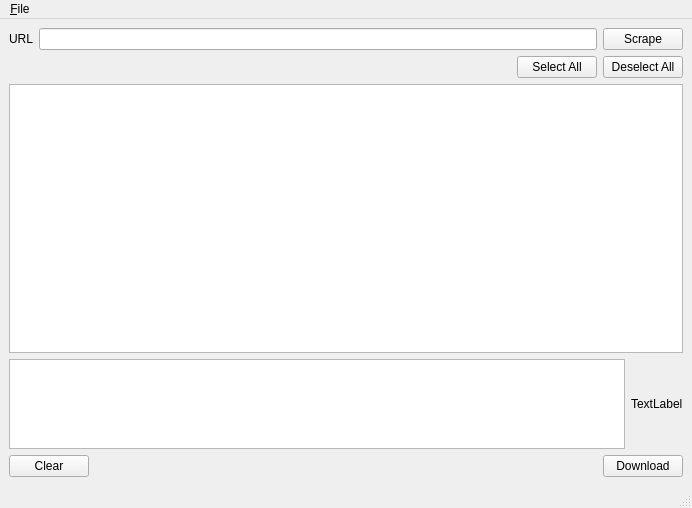
<?xml version="1.0" encoding="UTF-8"?>
<ui version="4.0">
 <class>TomfooleryWindow</class>
 <widget class="QMainWindow" name="TomfooleryWindow">
  <property name="geometry">
   <rect>
    <x>0</x>
    <y>0</y>
    <width>692</width>
    <height>508</height>
   </rect>
  </property>
  <property name="windowTitle">
   <string>Tomfoolery</string>
  </property>
  <property name="styleSheet">
   <string notr="true"/>
  </property>
  <widget class="QWidget" name="centralwidget">
   <layout class="QGridLayout" name="gridLayout">
    <item row="0" column="0">
     <layout class="QVBoxLayout" name="verticalLayout_2" stretch="0,0,3,1,0">
      <item>
       <layout class="QHBoxLayout" name="horizontalLayout">
        <item>
         <widget class="QLabel" name="urlLabel">
          <property name="text">
           <string>URL</string>
          </property>
         </widget>
        </item>
        <item>
         <widget class="QLineEdit" name="lineEditURL"/>
        </item>
        <item>
         <widget class="QPushButton" name="scrapeButton">
          <property name="text">
           <string>Scrape</string>
          </property>
         </widget>
        </item>
       </layout>
      </item>
      <item>
       <layout class="QHBoxLayout" name="horizontalLayout_5">
        <item>
         <spacer name="horizontalSpacer_2">
          <property name="orientation">
           <enum>Qt::Horizontal</enum>
          </property>
          <property name="sizeHint" stdset="0">
           <size>
            <width>40</width>
            <height>20</height>
           </size>
          </property>
         </spacer>
        </item>
        <item>
         <widget class="QPushButton" name="pushButtonSelectAll">
          <property name="text">
           <string>Select All</string>
          </property>
         </widget>
        </item>
        <item>
         <widget class="QPushButton" name="pushButtonDeselectAll">
          <property name="text">
           <string>Deselect All</string>
          </property>
         </widget>
        </item>
       </layout>
      </item>
      <item>
       <widget class="QTableWidget" name="tableWidget">
        <property name="sizeAdjustPolicy">
         <enum>QAbstractScrollArea::AdjustIgnored</enum>
        </property>
       </widget>
      </item>
      <item>
       <layout class="QHBoxLayout" name="horizontalLayout_3" stretch="0,0">
        <property name="sizeConstraint">
         <enum>QLayout::SetDefaultConstraint</enum>
        </property>
        <item>
         <widget class="QTextEdit" name="textEdit">
          <property name="readOnly">
           <bool>true</bool>
          </property>
         </widget>
        </item>
        <item>
         <widget class="QLabel" name="label">
          <property name="text">
           <string>TextLabel</string>
          </property>
         </widget>
        </item>
       </layout>
      </item>
      <item>
       <layout class="QHBoxLayout" name="horizontalLayout_2">
        <item>
         <widget class="QPushButton" name="clearButton">
          <property name="text">
           <string>Clear</string>
          </property>
         </widget>
        </item>
        <item>
         <spacer name="horizontalSpacer">
          <property name="orientation">
           <enum>Qt::Horizontal</enum>
          </property>
          <property name="sizeHint" stdset="0">
           <size>
            <width>40</width>
            <height>20</height>
           </size>
          </property>
         </spacer>
        </item>
        <item>
         <widget class="QPushButton" name="downloadButton">
          <property name="text">
           <string>Download</string>
          </property>
         </widget>
        </item>
       </layout>
      </item>
     </layout>
    </item>
   </layout>
  </widget>
  <widget class="QMenuBar" name="menubar">
   <property name="geometry">
    <rect>
     <x>0</x>
     <y>0</y>
     <width>692</width>
     <height>21</height>
    </rect>
   </property>
   <widget class="QMenu" name="menu_File">
    <property name="title">
     <string>&amp;File</string>
    </property>
    <addaction name="action_Directories"/>
    <addaction name="action_Config"/>
   </widget>
   <addaction name="menu_File"/>
  </widget>
  <widget class="QStatusBar" name="statusbar"/>
  <action name="action_Directories">
   <property name="text">
    <string>&amp;Directories</string>
   </property>
  </action>
  <action name="action_Config">
   <property name="text">
    <string>&amp;Config</string>
   </property>
  </action>
 </widget>
 <resources/>
 <connections/>
</ui>
